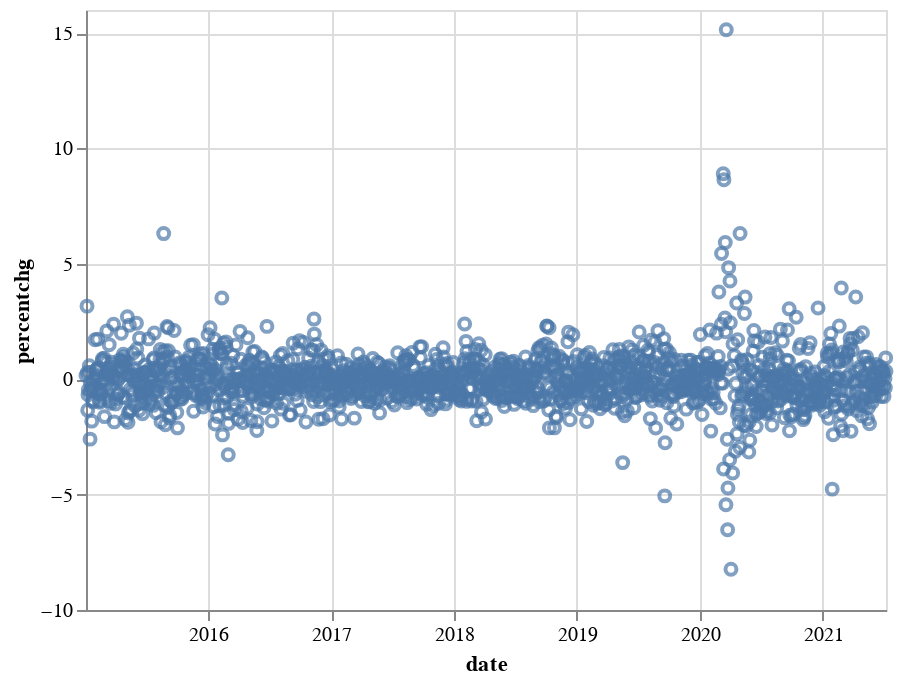

Notebook cell for this chart:
### Code cell
alt.Chart(altdata_closepercentchg).mark_point().encode(
    x='date',
    y='percentchg'
)

### Figure 1 — Vega-Lite specification as saved in the notebook (floating-point values rounded to 4 significant figures; data arrays with more than 128 entries replaced by an {"elided": "..."} marker saying what was removed)
{"config": {"view": {"continuousWidth": 400, "continuousHeight": 300}}, "data": {"name": "data-28f0bcef5feb40a3f8af4817fcdf96b6"}, "mark": "point", "encoding": {"x": {"field": "date", "type": "temporal"}, "y": {"field": "percentchg", "type": "quantitative"}}, "$schema": "https://vega.github.io/schema/vega-lite/v4.17.0.json", "datasets": {"data-28f0bcef5feb40a3f8af4817fcdf96b6": {"elided": "1601 records"}}}
